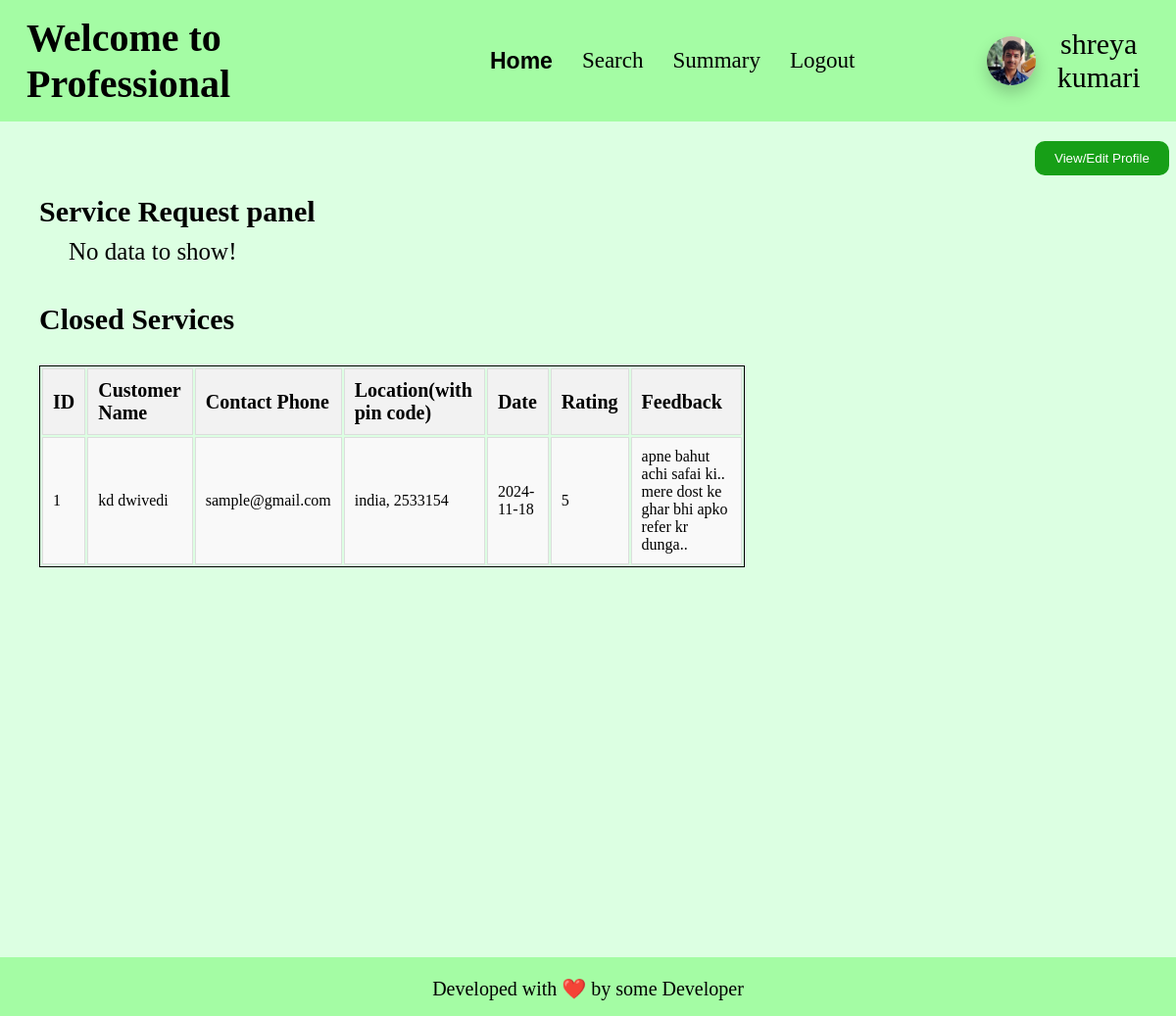
The page /professional_home/4 on the database as committed earlier.
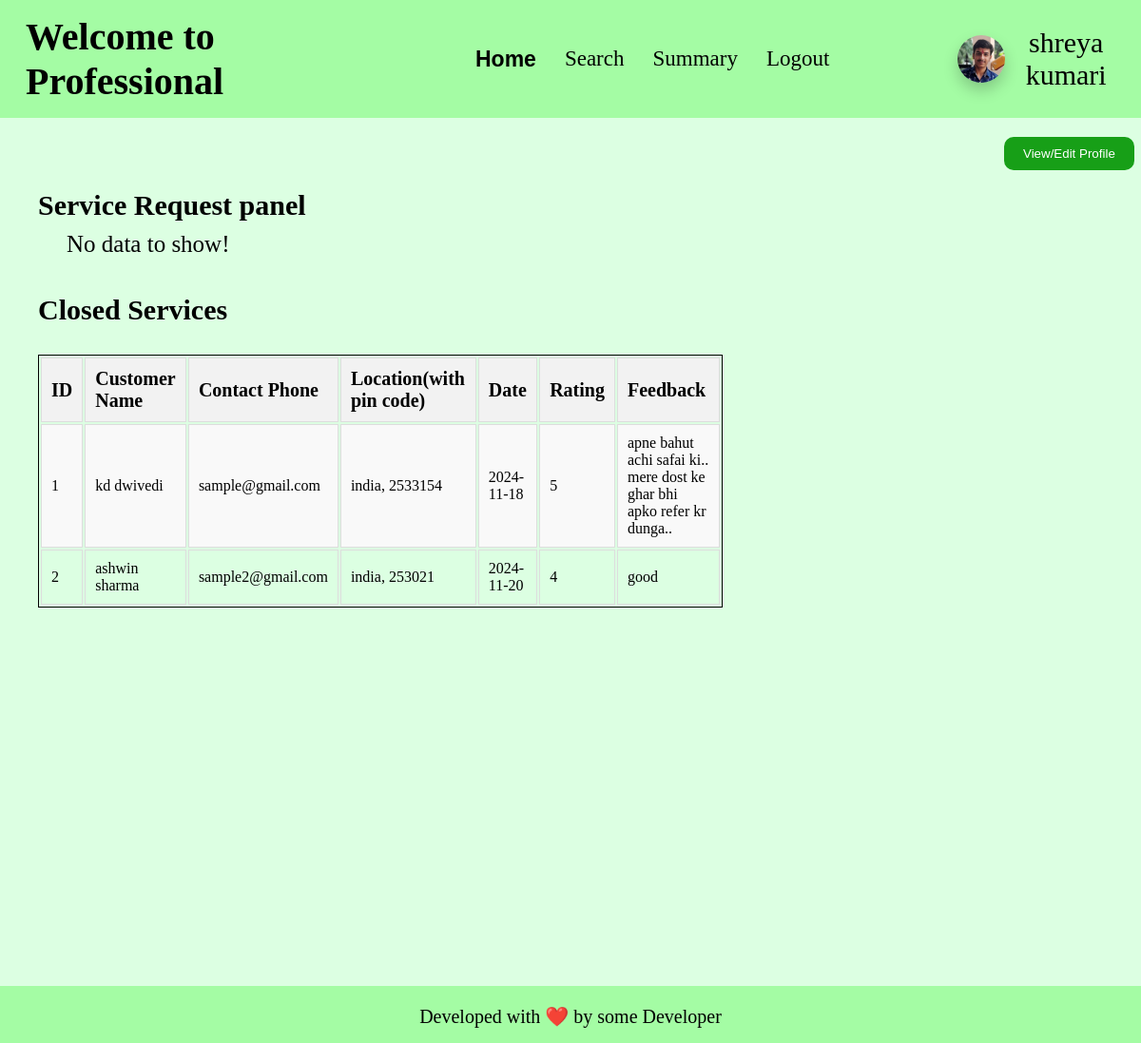
The same page on the database as committed later.
### app.py (models this page shows)
class service_request(db.Model):
    __tablename__ = "service_request"
    id = db.Column(db.Integer, primary_key=True, autoincrement=True)
    service_id = db.Column(db.Integer, ForeignKey('service.id'), nullable=False)
    customer_id = db.Column(db.Integer, ForeignKey('customer.id'), nullable=False)
    professional_id = db.Column(db.Integer, ForeignKey('professional.id'), nullable=False)
    date_of_request = db.Column(db.Date, nullable=False)
    date_of_completion = db.Column(db.Date, default=False)
    service_status = db.Column(db.String, default=False)
    rstars = db.Column(db.Integer, default=False)
    rfeedback = db.Column(db.String, default=False)

class customer(db.Model):
    __tablename__ = "customer"
    id = db.Column(db.Integer, primary_key=True, autoincrement=True)
    email_id = db.Column(db.String, nullable=False)
    password = db.Column(db.String, nullable=False)
    fullname = db.Column(db.String, nullable=False)
    gender = db.Column(db.String, nullable=False)
    address = db.Column(db.String, nullable=False)
    pin_code = db.Column(db.Integer, nullable=False)
    blocked = db.Column(db.Boolean, default=False)
    service_requests = db.relationship('service_request', backref='customer', cascade='all, delete-orphan')

### app.py (the view)
@app.route('/professional_home/<int:id>', methods=['GET', 'POST'])
def prof_home(id):
    if request.method == 'GET':
        prof = professional.query.filter_by(id = id).first()
        if prof:
            if not prof.blocked:
                if not prof.request:
                    ser = service_request.query.join(professional, service_request.professional_id == professional.id).join(
                        customer, service_request.customer_id == customer.id).join(
                        service, service_request.service_id == service.id).filter(
                        service_request.professional_id == id,
                        service_request.service_status.in_(['requested', 'accepted']),
                        customer.blocked == False,
                        service.status == False
                    ).all()
                    ser_history = service_request.query.join(
                        professional, service_request.professional_id == professional.id).join(
                        customer, service_request.customer_id == customer.id).join(service, service_request.service_id == service.id).filter(
                        service_request.professional_id == id,
                        service_request.service_status.in_(['closed', 'rejected']),
                        customer.blocked == False,
                        service.status == False
                    ).all()
                    if ser: #Requests or service going on.
                        if ser_history: #if service history present.
                                return render_template("prof_home.html",
                                    professional = prof,
                                    request_details = ser,
                                    service_history = ser_history,
                                    )
                        else: #Service history not present
                            return render_template("prof_home.html",
                                    professional = prof,
                                    request_details = ser,
                                    service_history = ser_history,
                                    )
                    else: #No service requests, no service_history
                        return render_template("prof_home.html",
                                    professional = prof,
                                    request_details = ser,
                                    service_history = ser_history
                                    )
                else:
                    return redirect('/professional_login')
            else:
                return redirect('/professional_login')
        else:
            return redirect('/professional_login')

### templates/prof_home.html (shortened to what this page needs)
<!DOCTYPE html>
<html lang="en">
<head>
    <link rel="stylesheet" href="/static/css/profile-block.css">
    <link rel="stylesheet" href="/static/css/table-styling.css">
    <link rel="stylesheet" href="/static/css/basic.css">
</head>
<body>
    <header>
        <h1>Welcome to Professional</h1>
        <ul>
            <li><a class="active" href="/professional_home/{{professional.id}}">Home</a></li>
            <li><a href="/professional_search/{{professional.id}}">Search</a></li>
            <li><a href="/professional_summary/{{professional.id}}">Summary</a></li>
            <li><a href="/professional_logout/{{professional.id}}">Logout</a></li>
        </ul>
        <div id="user-info">
            <img id="user-pic" src="/static/anant-pic.jpg" alt="Profile Picture">
            <div>{{professional.fullname}}</div>
        </div>
    </header>
    <button id="edit_profile_button" onclick="gotoroute('/professional_home/view_profile/{{professional.id}}')">View/Edit Profile</button>
    <h2>Service Request panel</h2>
    {% if request_details %}
        <div class="tables">
            <table class="styled-table">
                <tr>
                    <th>ID</th>
                    <th>Customer Name</th>
                    <th>Email Id</th>
                    <th>Location(with pin code)</th>
                    <th>Action</th>
                </tr>
                {% for request in request_details %}
                    <tr>
                        <td>{{loop.index}}</td>
                        <td>{{request.customer.fullname}}</td>
                        <td>{{request.customer.email_id}}</td>
                        <td>{{request.customer.address}},{{request.customer.pin_code}}</td>
                        {% if request.service_status == 'requested' %}
                            <td>
                                <a href="/professional_home/service_action/accept/{{request.id}}">Accept</a>/
                                <a href="/professional_home/service_action/reject/{{request.id}}">Reject</a>
                            </td>
                        {% else %}
                            <td>accepted</td>
                        {% endif %}
                    </tr>
                {% endfor %}
            </table>
        </div>
    {% else %}
        <div id="no_data">No data to show!</div>
    {% endif %}
    <br>
    <h2>Closed Services</h2>
    {% if service_history %}
        <div class="tables">
            <table class="styled-table">
                <tr>
                    <th>ID</th>
                    <th>Customer Name</th>
                    <th>Contact Phone</th>
                    <th>Location(with pin code)</th>
                    <th>Date</th>
                    <th>Rating</th>
                    <th>Feedback</th>
                </tr>
                {% for ser_his in service_history %}
                    <tr>
                        <td>{{loop.index}}</td>
                        <td>{{ser_his.customer.fullname}}</td>
                        <td>{{ser_his.customer.email_id}}</td>
                        <td>{{ser_his.customer.address}}, {{ser_his.customer.pin_code}}</td>
                        <td>{{ser_his.date_of_completion}}</td>
                        <td>{{ser_his.rstars}}</td>
                        <td>{{ser_his.rfeedback}}</td>
                    </tr>
                {% endfor %}
            </table>
        </div>
    {% else %}
        <div id="no_data">No data to show!</div>
    {% endif %}
    <br>
    <footer>
        <p>
            Developed with ❤️ by some Developer
        </p>
    </footer>
</body>
</html>

Rows that differ between the two databases and show on the page:
added service_request: customer.fullname "ashwin sharma", customer.email_id "sample2@gmail.com", customer.address "india", customer.pin_code "253021", date_of_completion "2024-11-20", rstars "4", rfeedback "good"
